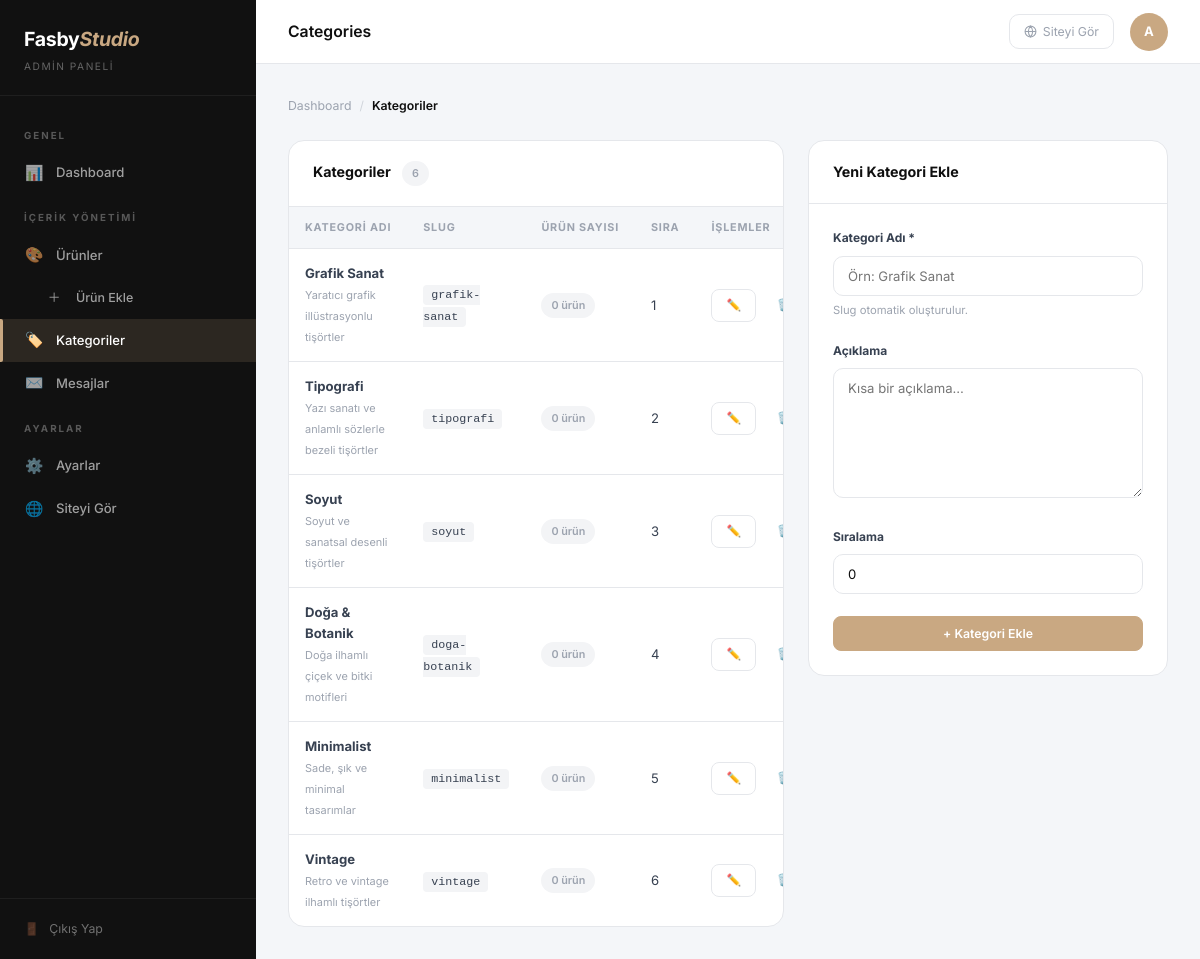
Screenshot of /admin/categories.php (signed in) with the database file from the repository.
### tables this page shows
CREATE TABLE IF NOT EXISTS `categories` (
    `id`          INT(11)      NOT NULL AUTO_INCREMENT,
    `name`        VARCHAR(100) NOT NULL,
    `slug`        VARCHAR(100) NOT NULL,
    `description` TEXT         DEFAULT NULL,
    `sort_order`  INT(11)      NOT NULL DEFAULT 0,
    `created_at`  TIMESTAMP    NOT NULL DEFAULT CURRENT_TIMESTAMP,
    PRIMARY KEY (`id`),
    UNIQUE KEY `uq_slug` (`slug`)
);

### includes/functions.php (called while the page is built, shortened)
<?php
function e(string $str): string {
    return htmlspecialchars($str, ENT_QUOTES | ENT_HTML5, 'UTF-8');
}
function csrfToken(): string {
    return $_SESSION['csrf_token'];
}

### admin/categories.php (the view, shortened to what this page needs)
<?php
require_once dirname(__DIR__) . '/includes/db.php';
require_once dirname(__DIR__) . '/includes/functions.php';
$categories = $pdo->query("
    SELECT c.*, COUNT(p.id) AS product_count
    FROM categories c
    LEFT JOIN products p ON c.id = p.category_id
    GROUP BY c.id
    ORDER BY c.sort_order, c.name
")->fetchAll();
$errors = [];
$newCat = ['name' => '', 'description' => '', 'sort_order' => 0];
?>
<!DOCTYPE html>
<html lang="tr">
<head>
    <link rel="stylesheet" href="/admin/assets/css/admin.css">
</head>
<body>
<div class="admin-wrap">
    <?php include __DIR__ . '/partials/sidebar.php'; ?>
    <main class="admin-main">
        <?php include __DIR__ . '/partials/topbar.php'; ?>
        <div class="page-content">
            <div class="breadcrumb">
                <a href="/admin/index.php">Dashboard</a>
                <span class="sep">/</span>
                <span class="current">Kategoriler</span>
            </div>
            <div style="display:grid;grid-template-columns:1fr 360px;gap:24px;align-items:start;">
                <div class="card">
                    <div class="card-header">
                        <h3 class="card-title">
                            Kategoriler
                            <span class="badge badge-muted" style="margin-left:8px;"><?= count($categories) ?></span>
                        </h3>
                    </div>
                    <div class="table-wrap">
                        <?php if (empty($categories)): ?>
                            <div class="empty-state">
                                <div class="es-icon">🏷️</div>
                                <h4>Henüz kategori yok</h4>
                                <p>Sağdaki formdan ilk kategorinizi ekleyin.</p>
                            </div>
                        <?php else: ?>
                        <table>
                            <thead>
                                <tr>
                                    <th>Kategori Adı</th>
                                    <th>Slug</th>
                                    <th>Ürün Sayısı</th>
                                    <th>Sıra</th>
                                    <th style="width:100px">İşlemler</th>
                                </tr>
                            </thead>
                            <tbody>
                                <?php foreach ($categories as $cat): ?>
                                <tr>
                                    <td>
                                        <strong><?= e($cat['name']) ?></strong>
                                        <?php if ($cat['description']): ?>
                                            <br><small style="color:var(--muted)"><?= e(mb_substr($cat['description'], 0, 50)) ?></small>
                                        <?php endif; ?>
                                    </td>
                                    <td><code style="font-size:0.78rem;background:#F3F4F6;padding:3px 8px;border-radius:4px;"><?= e($cat['slug']) ?></code></td>
                                    <td>
                                        <span class="badge badge-muted"><?= $cat['product_count'] ?> ürün</span>
                                    </td>
                                    <td><?= (int)$cat['sort_order'] ?></td>
                                    <td>
                                        <div class="action-btns">
                                            <a href="/admin/edit-category.php?id=<?= $cat['id'] ?>"
                                               class="btn-admin btn-admin-outline btn-admin-sm">✏️</a>
                                            <?php if ($cat['product_count'] == 0): ?>
                                            <a href="/admin/delete-category.php?id=<?= $cat['id'] ?>&csrf=<?= e(csrfToken()) ?>"
                                               class="btn-admin btn-admin-ghost btn-admin-sm"
                                               data-confirm="'<?= e($cat['name']) ?>' kategorisini silmek istediğinize emin misiniz?"
                                               data-href="/admin/delete-category.php?id=<?= $cat['id'] ?>&csrf=<?= e(csrfToken()) ?>">🗑️</a>
                                            <?php else: ?>
                                            <button class="btn-admin btn-admin-ghost btn-admin-sm"
                                                    title="İçinde ürün olan kategori silinemez" disabled style="opacity:0.3;">🗑️</button>
                                            <?php endif; ?>
                                        </div>
                                    </td>
                                </tr>
                                <?php endforeach; ?>
                            </tbody>
                        </table>
                        <?php endif; ?>
                    </div>
                </div>
                <div class="card">
                    <div class="card-header"><h3 class="card-title">Yeni Kategori Ekle</h3></div>
                    <div class="card-body">
                        <?php if (!empty($errors) && is_string(reset($errors))): ?>
                            <div class="alert alert-danger"><?= e(reset($errors)) ?></div>
                        <?php endif; ?>
                        <form method="POST" data-validate>
                            <div class="form-admin-group">
                                <label for="cat-name">Kategori Adı *</label>
                                <input type="text" id="cat-name" name="name"
                                       class="form-admin-control <?= isset($errors['name']) ? 'error' : '' ?>"
                                       value="<?= e($newCat['name']) ?>"
                                       required placeholder="Örn: Grafik Sanat">
                                <p class="hint">Slug otomatik oluşturulur.</p>
                            </div>
                            <div class="form-admin-group">
                                <label for="cat-desc">Açıklama</label>
                                <textarea id="cat-desc" name="description"
                                          class="form-admin-control" rows="3"
                                          placeholder="Kısa bir açıklama…"><?= e($newCat['description']) ?></textarea>
                            </div>
                            <div class="form-admin-group">
                                <label for="cat-sort">Sıralama</label>
                                <input type="number" id="cat-sort" name="sort_order"
                                       class="form-admin-control"
                                       value="<?= (int)$newCat['sort_order'] ?>" min="0">
                            </div>
                            <button type="submit" class="btn-admin btn-admin-accent" style="width:100%;justify-content:center;">
                                + Kategori Ekle
                            </button>
                        </form>
                    </div>
                </div>
            </div>
        </div>
    </main>
</div>
</body>
</html>

### admin/partials/sidebar.php (shortened to what this page needs)
<?php
$currentPage = basename($_SERVER['PHP_SELF']);
?>
<aside class="sidebar" id="sidebar">
    <div class="sidebar-brand">
        <div class="logo">Fasby<em>Studio</em></div>
        <span>Admin Paneli</span>
    </div>
    <nav class="sidebar-nav">
        <p class="nav-section-title">Genel</p>
        <a href="/admin/index.php"
           class="sidebar-link <?= $currentPage === 'index.php' ? 'active' : '' ?>">
            <span class="s-icon">📊</span>
            Dashboard
        </a>
        <p class="nav-section-title">İçerik Yönetimi</p>
        <a href="/admin/products.php"
           class="sidebar-link <?= in_array($currentPage, ['products.php','add-product.php','edit-product.php']) ? 'active' : '' ?>">
            <span class="s-icon">🎨</span>
            Ürünler
        </a>
        <a href="/admin/add-product.php"
           class="sidebar-link <?= $currentPage === 'add-product.php' ? 'active' : '' ?>"
           style="padding-left:44px;font-size:0.83rem;">
            <span class="s-icon" style="font-size:0.85rem;">＋</span>
            Ürün Ekle
        </a>
        <a href="/admin/categories.php"
           class="sidebar-link <?= in_array($currentPage, ['categories.php','add-category.php']) ? 'active' : '' ?>">
            <span class="s-icon">🏷️</span>
            Kategoriler
        </a>
        <a href="/admin/messages.php"
           class="sidebar-link <?= $currentPage === 'messages.php' ? 'active' : '' ?>">
            <span class="s-icon">✉️</span>
            Mesajlar
        </a>
        <p class="nav-section-title">Ayarlar</p>
        <a href="/admin/settings.php"
           class="sidebar-link <?= $currentPage === 'settings.php' ? 'active' : '' ?>">
            <span class="s-icon">⚙️</span>
            Ayarlar
        </a>
        <a href="/" target="_blank" class="sidebar-link">
            <span class="s-icon">🌐</span>
            Siteyi Gör
        </a>
    </nav>
    <div class="sidebar-footer">
        <a href="/admin/logout.php">
            <span>🚪</span>
            Çıkış Yap
        </a>
    </div>
</aside>

### admin/partials/topbar.php (shortened to what this page needs)
<?php
$adminUsername = $_SESSION['admin_username'] ?? 'Admin';
$initial = strtoupper(mb_substr($adminUsername, 0, 1));
?>
<header class="topbar">
    <div style="display:flex;align-items:center;gap:16px;">
        <h1 class="topbar-title">
            <?= e(ucfirst(str_replace(['-', '.php', '_'], [' ', '', ' '], basename($_SERVER['PHP_SELF'])))) ?>
        </h1>
    </div>
    <div class="topbar-right">
        <a href="/" target="_blank" class="topbar-site-link">
            <svg width="13" height="13" viewBox="0 0 24 24" fill="none" stroke="currentColor" stroke-width="2" aria-hidden="true">
                <circle cx="12" cy="12" r="10"/><line x1="2" y1="12" x2="22" y2="12"/>
                <path d="M12 2a15.3 15.3 0 0 1 4 10 15.3 15.3 0 0 1-4 10 15.3 15.3 0 0 1-4-10 15.3 15.3 0 0 1 4-10z"/>
            </svg>
            Siteyi Gör
        </a>
        <div class="admin-avatar" title="<?= e($adminUsername) ?>"><?= e($initial) ?></div>
    </div>
</header>

### rows the page displays
categories: name "Grafik Sanat", description "Yaratıcı grafik illüstrasyonlu tişörtler", slug "grafik-sanat", product_count "0", sort_order "1"
categories: name "Tipografi", description "Yazı sanatı ve anlamlı sözlerle bezeli tişörtler", slug "tipografi", product_count "0", sort_order "2"
categories: name "Soyut", description "Soyut ve sanatsal desenli tişörtler", slug "soyut", product_count "0", sort_order "3"
categories: name "Doğa & Botanik", description "Doğa ilhamlı çiçek ve bitki motifleri", slug "doga-botanik", product_count "0", sort_order "4"
categories: name "Minimalist", description "Sade, şık ve minimal tasarımlar", slug "minimalist", product_count "0", sort_order "5"
categories: name "Vintage", description "Retro ve vintage ilhamlı tişörtler", slug "vintage", product_count "0", sort_order "6"

### other values shown
$initial "A"
count($categories) "6"
